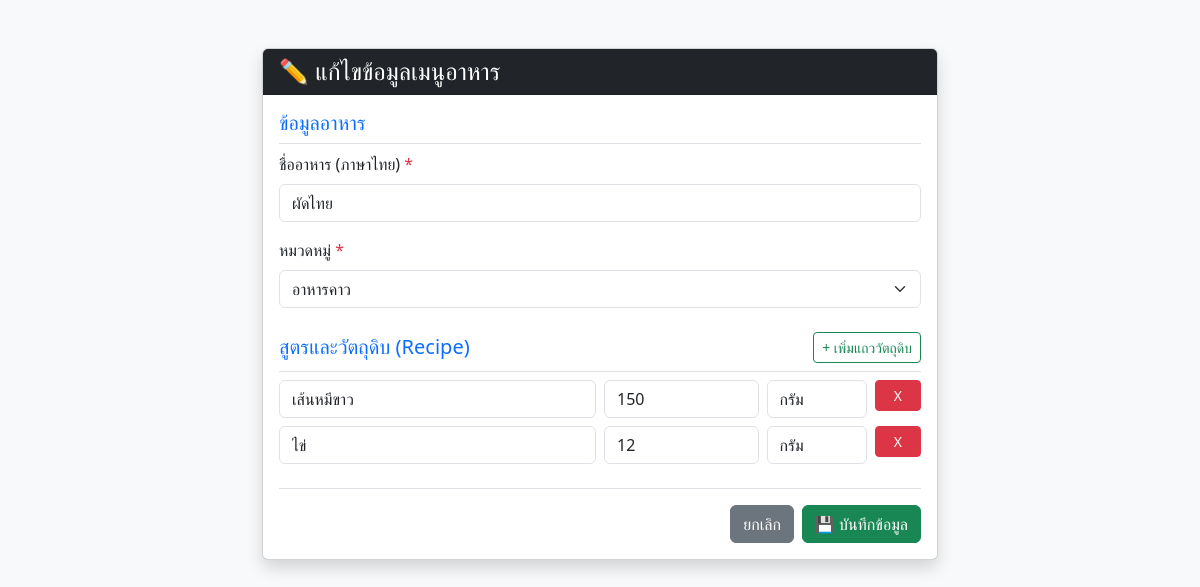
/manage.php?id=2, run on the app's committed database.
### tables this page shows
CREATE TABLE `foods` (
  `id` int(11) NOT NULL,
  `name_th` varchar(255) NOT NULL,
  `category` varchar(100) NOT NULL,
  `created_at` timestamp NOT NULL DEFAULT current_timestamp()
);

CREATE TABLE `recipes` (
  `id` int(11) NOT NULL,
  `food_id` int(11) NOT NULL,
  `recipe_name` varchar(255) NOT NULL,
  `quantity` float NOT NULL,
  `unit_name` varchar(50) NOT NULL
);

### manage.php (the view, shortened to what this page needs)
<?php
require_once 'db.php';
$id =$_GET['id'] ?? null;
$food = ['name_th' => '', 'category' => ''];$recipes = [];
if ($id) {
    $stmt =$pdo->prepare("SELECT * FROM foods WHERE id = ?");
    $stmt->execute([$id]);
    $food =$stmt->fetch();
    $stmtR =$pdo->prepare("SELECT * FROM recipes WHERE food_id = ?");
    $stmtR->execute([$id]);
    $recipes =$stmtR->fetchAll();
}
?>
<!DOCTYPE html>
<html lang="th">
<head>
    <link href="https://cdn.jsdelivr.net/npm/bootstrap@5.3.0/dist/css/bootstrap.min.css" rel="stylesheet">
</head>
<body class="bg-light">
<div class="container mt-5" style="max-width: 700px;">
    <div class="card shadow">
        <div class="card-header bg-dark text-white">
            <h4 class="mb-0"><?= $id ? '✏️ แก้ไขข้อมูลเมนูอาหาร' : '➕ เพิ่มข้อมูลเมนูอาหารใหม่' ?></h4>
        </div>
        <div class="card-body">
            <form action="" method="POST">
                <h5 class="text-primary border-bottom pb-2">ข้อมูลอาหาร</h5>
                <div class="mb-3">
                    <label class="form-label">ชื่ออาหาร (ภาษาไทย) <span class="text-danger">*</span></label>
                    <input type="text" name="name_th" class="form-content form-control" value="<?= htmlspecialchars($food['name_th']) ?>" required placeholder="เช่น ผัดไทยกุ้งสด">
                </div>
                <div class="mb-4">
                    <label class="form-label">หมวดหมู่ <span class="text-danger">*</span></label>
                    <select name="category" class="form-select" required>
                        <option value="อาหารคาว" <?= $food['category']=='อาหารคาว'?'selected':'' ?>>อาหารคาว</option>
                    </select>
                </div>
                <h5 class="text-primary border-bottom pb-2 d-flex justify-content-between align-items-center">
                    สูตรและวัตถุดิบ (Recipe)
                    <button type="button" class="btn btn-sm btn-outline-success" id="add-recipe-btn">+ เพิ่มแถววัตถุดิบ</button>
                </h5>
                <div id="recipe-container">
                    <?php if (empty($recipes)): ?>
                        <div class="row g-2 mb-2 recipe-row">
                            <div class="col-6">
                                <input type="text" name="recipes[0][recipe_name]" class="form-control" placeholder="ชื่อวัตถุดิบ เช่น เส้นเล็ก">
                            </div>
                            <div class="col-3">
                                <input type="number" step="0.01" name="recipes[0][quantity]" class="form-control" placeholder="ปริมาณ เช่น 150">
                            </div>
                            <div class="col-3">
                                <input type="text" name="recipes[0][unit_name]" class="form-control" placeholder="หน่วย เช่น กรัม">
                            </div>
                        </div>
                    <?php else: ?>
                        <?php foreach ($recipes as $index =>$r): ?>
                            <div class="row g-2 mb-2 recipe-row">
                                <div class="col-6">
                                    <input type="text" name="recipes[<?= $index ?>][recipe_name]" class="form-control" value="<?= htmlspecialchars($r['recipe_name']) ?>" required>
                                </div>
                                <div class="col-3">
                                    <input type="number" step="0.01" name="recipes[<?= $index ?>][quantity]" class="form-control" value="<?= $r['quantity'] ?>" required>
                                </div>
                                <div class="col-2">
                                    <input type="text" name="recipes[<?= $index ?>][unit_name]" class="form-control" value="<?= htmlspecialchars($r['unit_name']) ?>" required>
                                </div>
                                <div class="col-1 text-end">
                                    <button type="button" class="btn btn-danger btn-sm w-100" onclick="this.closest('.recipe-row').remove();">X</button>
                                </div>
                            </div>
                        <?php endforeach; ?>
                    <?php endif; ?>
                </div>
                <div class="mt-4 pt-3 border-top d-flex justify-content-end gap-2">
                    <a href="index.php" class="btn btn-secondary">ยกเลิก</a>
                    <button type="submit" class="btn btn-success">💾 บันทึกข้อมูล</button>
                </div>
            </form>
        </div>
    </div>
</div>
</body>
</html>

### data on the page
foods: name_th "ผัดไทย", category "อาหารคาว"
recipes: recipe_name "เส้นหมีขาว", quantity "150", unit_name "กรัม"
recipes: recipe_name "ไข่", quantity "12", unit_name "กรัม"
